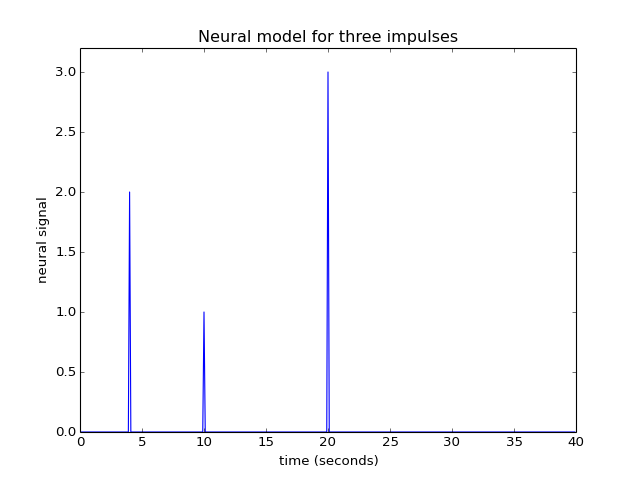

Reproduce this figure in Python.
neural_signal[i_time_4] = 2  # An impulse with amplitude 2
i_time_10 = np.where(times == 10)[0]  # index of value 10 in "times"
neural_signal[i_time_10] = 1  # An impulse with amplitude 1
i_time_20 = np.where(times == 20)[0]  # index of value 20 in "times"
neural_signal[i_time_20] = 3  # An impulse with amplitude 3
plt.plot(times, neural_signal)
plt.xlabel('time (seconds)')
plt.ylabel('neural signal')
plt.ylim(0, 3.2)
plt.title('Neural model for three impulses')
